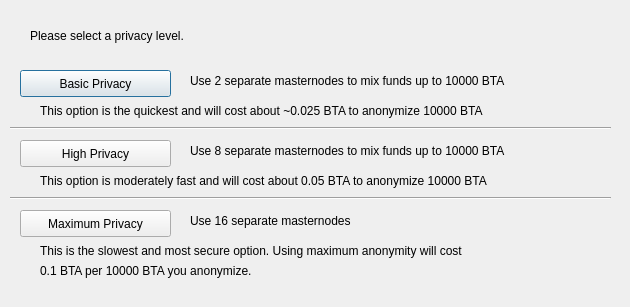
<?xml version="1.0" encoding="UTF-8"?>
<ui version="4.0">
 <class>ObfuscationConfig</class>
 <widget class="QDialog" name="ObfuscationConfig">
  <property name="geometry">
   <rect>
    <x>0</x>
    <y>0</y>
    <width>630</width>
    <height>307</height>
   </rect>
  </property>
  <property name="windowTitle">
   <string>Configure Obfuscation</string>
  </property>
  <widget class="QPushButton" name="buttonBasic">
   <property name="geometry">
    <rect>
     <x>20</x>
     <y>70</y>
     <width>151</width>
     <height>27</height>
    </rect>
   </property>
   <property name="text">
    <string>Basic Privacy</string>
   </property>
  </widget>
  <widget class="QPushButton" name="buttonHigh">
   <property name="geometry">
    <rect>
     <x>20</x>
     <y>140</y>
     <width>151</width>
     <height>27</height>
    </rect>
   </property>
   <property name="text">
    <string>High Privacy</string>
   </property>
  </widget>
  <widget class="QPushButton" name="buttonMax">
   <property name="geometry">
    <rect>
     <x>20</x>
     <y>210</y>
     <width>151</width>
     <height>27</height>
    </rect>
   </property>
   <property name="text">
    <string>Maximum Privacy</string>
   </property>
  </widget>
  <widget class="QLabel" name="label">
   <property name="geometry">
    <rect>
     <x>30</x>
     <y>20</y>
     <width>571</width>
     <height>31</height>
    </rect>
   </property>
   <property name="text">
    <string>Please select a privacy level.</string>
   </property>
  </widget>
  <widget class="QLabel" name="label_2">
   <property name="geometry">
    <rect>
     <x>190</x>
     <y>70</y>
     <width>421</width>
     <height>21</height>
    </rect>
   </property>
   <property name="text">
    <string>Use 2 separate masternodes to mix funds up to 10000 BTA</string>
   </property>
  </widget>
  <widget class="QLabel" name="label_3">
   <property name="geometry">
    <rect>
     <x>190</x>
     <y>140</y>
     <width>411</width>
     <height>21</height>
    </rect>
   </property>
   <property name="text">
    <string>Use 8 separate masternodes to mix funds up to 10000 BTA</string>
   </property>
  </widget>
  <widget class="QLabel" name="label_4">
   <property name="geometry">
    <rect>
     <x>190</x>
     <y>210</y>
     <width>421</width>
     <height>21</height>
    </rect>
   </property>
   <property name="text">
    <string>Use 16 separate masternodes</string>
   </property>
  </widget>
  <widget class="QLabel" name="label_6">
   <property name="geometry">
    <rect>
     <x>40</x>
     <y>100</y>
     <width>561</width>
     <height>21</height>
    </rect>
   </property>
   <property name="text">
    <string>This option is the quickest and will cost about ~0.025 BTA to anonymize 10000 BTA</string>
   </property>
  </widget>
  <widget class="QLabel" name="label_7">
   <property name="geometry">
    <rect>
     <x>40</x>
     <y>170</y>
     <width>561</width>
     <height>21</height>
    </rect>
   </property>
   <property name="text">
    <string>This option is moderately fast and will cost about 0.05 BTA to anonymize 10000 BTA</string>
   </property>
  </widget>
  <widget class="QLabel" name="label_8">
   <property name="geometry">
    <rect>
     <x>40</x>
     <y>240</y>
     <width>561</width>
     <height>21</height>
    </rect>
   </property>
   <property name="text">
    <string>This is the slowest and most secure option. Using maximum anonymity will cost</string>
   </property>
  </widget>
  <widget class="QLabel" name="label_9">
   <property name="geometry">
    <rect>
     <x>40</x>
     <y>260</y>
     <width>561</width>
     <height>21</height>
    </rect>
   </property>
   <property name="text">
    <string>0.1 BTA per 10000 BTA you anonymize.</string>
   </property>
  </widget>
  <widget class="Line" name="line">
   <property name="geometry">
    <rect>
     <x>10</x>
     <y>120</y>
     <width>601</width>
     <height>16</height>
    </rect>
   </property>
   <property name="orientation">
    <enum>Qt::Horizontal</enum>
   </property>
  </widget>
  <widget class="Line" name="line_2">
   <property name="geometry">
    <rect>
     <x>10</x>
     <y>190</y>
     <width>601</width>
     <height>16</height>
    </rect>
   </property>
   <property name="orientation">
    <enum>Qt::Horizontal</enum>
   </property>
  </widget>
 </widget>
 <resources/>
 <connections/>
</ui>
